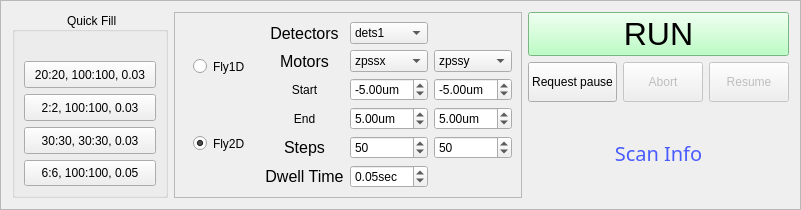
         <widget class="QFrame" name="frame_2">
          <property name="sizePolicy">
           <sizepolicy hsizetype="Preferred" vsizetype="Preferred">
            <horstretch>0</horstretch>
            <verstretch>0</verstretch>
           </sizepolicy>
          </property>
          <property name="frameShape">
           <enum>QFrame::StyledPanel</enum>
          </property>
          <property name="frameShadow">
           <enum>QFrame::Raised</enum>
          </property>
          <layout class="QGridLayout" name="gridLayout_92">
           <item row="0" column="1" rowspan="2">
            <widget class="QFrame" name="frame_3">
             <property name="sizePolicy">
              <sizepolicy hsizetype="Preferred" vsizetype="Preferred">
               <horstretch>0</horstretch>
               <verstretch>0</verstretch>
              </sizepolicy>
             </property>
             <property name="styleSheet">
              <string notr="true"/>
             </property>
             <property name="frameShape">
              <enum>QFrame::StyledPanel</enum>
             </property>
             <property name="frameShadow">
              <enum>QFrame::Raised</enum>
             </property>
             <layout class="QGridLayout" name="gridLayout_8">
              <item row="4" column="2">
               <widget class="QDoubleSpinBox" name="x_end">
                <property name="sizePolicy">
                 <sizepolicy hsizetype="Preferred" vsizetype="Preferred">
                  <horstretch>0</horstretch>
                  <verstretch>0</verstretch>
                 </sizepolicy>
                </property>
                <property name="toolTip">
                 <string>scan range entry</string>
                </property>
                <property name="suffix">
                 <string notr="true">um</string>
                </property>
                <property name="minimum">
                 <double>-15.000000000000000</double>
                </property>
                <property name="maximum">
                 <double>15.000000000000000</double>
                </property>
                <property name="singleStep">
                 <double>1.000000000000000</double>
                </property>
                <property name="value">
                 <double>5.000000000000000</double>
                </property>
               </widget>
              </item>
              <item row="6" column="1">
               <widget class="QLabel" name="label_9">
                <property name="sizePolicy">
                 <sizepolicy hsizetype="Preferred" vsizetype="Preferred">
                  <horstretch>0</horstretch>
                  <verstretch>0</verstretch>
                 </sizepolicy>
                </property>
                <property name="font">
                 <font>
                  <family>Segoe UI</family>
                  <pointsize>12</pointsize>
                  <weight>50</weight>
                  <italic>false</italic>
                  <bold>false</bold>
                 </font>
                </property>
                <property name="text">
                 <string>Dwell Time</string>
                </property>
                <property name="textFormat">
                 <enum>Qt::AutoText</enum>
                </property>
                <property name="scaledContents">
                 <bool>false</bool>
                </property>
                <property name="alignment">
                 <set>Qt::AlignCenter</set>
                </property>
               </widget>
              </item>
              <item row="4" column="1">
               <widget class="QLabel" name="label_18">
                <property name="text">
                 <string>End</string>
                </property>
                <property name="alignment">
                 <set>Qt::AlignCenter</set>
                </property>
               </widget>
              </item>
              <item row="5" column="3">
               <widget class="QSpinBox" name="y_step">
                <property name="sizePolicy">
                 <sizepolicy hsizetype="Preferred" vsizetype="Preferred">
                  <horstretch>0</horstretch>
                  <verstretch>0</verstretch>
                 </sizepolicy>
                </property>
                <property name="toolTip">
                 <string>second motor steps</string>
                </property>
                <property name="minimum">
                 <number>1</number>
                </property>
                <property name="maximum">
                 <number>1000</number>
                </property>
                <property name="singleStep">
                 <number>10</number>
                </property>
                <property name="value">
                 <number>50</number>
                </property>
               </widget>
              </item>
              <item row="6" column="2">
               <widget class="QDoubleSpinBox" name="dwell">
                <property name="sizePolicy">
                 <sizepolicy hsizetype="Preferred" vsizetype="Preferred">
                  <horstretch>0</horstretch>
                  <verstretch>0</verstretch>
                 </sizepolicy>
                </property>
                <property name="toolTip">
                 <string>exposure time per point</string>
                </property>
                <property name="prefix">
                 <string/>
                </property>
                <property name="suffix">
                 <string notr="true">sec</string>
                </property>
                <property name="minimum">
                 <double>0.000000000000000</double>
                </property>
                <property name="maximum">
                 <double>0.500000000000000</double>
                </property>
                <property name="singleStep">
                 <double>0.010000000000000</double>
                </property>
                <property name="value">
                 <double>0.050000000000000</double>
                </property>
               </widget>
              </item>
              <item row="1" column="1">
               <widget class="QLabel" name="label_17">
                <property name="sizePolicy">
                 <sizepolicy hsizetype="Preferred" vsizetype="Preferred">
                  <horstretch>0</horstretch>
                  <verstretch>0</verstretch>
                 </sizepolicy>
                </property>
                <property name="font">
                 <font>
                  <family>Segoe UI</family>
                  <pointsize>12</pointsize>
                  <weight>50</weight>
                  <italic>false</italic>
                  <bold>false</bold>
                 </font>
                </property>
                <property name="text">
                 <string>Detectors</string>
                </property>
                <property name="alignment">
                 <set>Qt::AlignCenter</set>
                </property>
               </widget>
              </item>
              <item row="1" column="0" rowspan="6">
               <widget class="QWidget" name="widget_2" native="true">
                <property name="styleSheet">
                 <string notr="true">font: 14pt &quot;MS Shell Dlg 2&quot;;</string>
                </property>
                <layout class="QVBoxLayout" name="verticalLayout_9">
                 <item>
                  <widget class="QRadioButton" name="rb_1d">
                   <property name="sizePolicy">
                    <sizepolicy hsizetype="Preferred" vsizetype="Preferred">
                     <horstretch>0</horstretch>
                     <verstretch>0</verstretch>
                    </sizepolicy>
                   </property>
                   <property name="toolTip">
                    <string>select for line scan</string>
                   </property>
                   <property name="styleSheet">
                    <string notr="true"/>
                   </property>
                   <property name="text">
                    <string>Fly1D</string>
                   </property>
                   <property name="autoExclusive">
                    <bool>true</bool>
                   </property>
                  </widget>
                 </item>
                 <item>
                  <widget class="QRadioButton" name="rb_2d">
                   <property name="sizePolicy">
                    <sizepolicy hsizetype="Preferred" vsizetype="Preferred">
                     <horstretch>0</horstretch>
                     <verstretch>0</verstretch>
                    </sizepolicy>
                   </property>
                   <property name="toolTip">
                    <string>select for 2D scan</string>
                   </property>
                   <property name="styleSheet">
                    <string notr="true"/>
                   </property>
                   <property name="text">
                    <string>Fly2D</string>
                   </property>
                   <property name="checked">
                    <bool>true</bool>
                   </property>
                   <property name="autoExclusive">
                    <bool>true</bool>
                   </property>
                  </widget>
                 </item>
                </layout>
               </widget>
              </item>
              <item row="4" column="3">
               <widget class="QDoubleSpinBox" name="y_end">
                <property name="sizePolicy">
                 <sizepolicy hsizetype="Preferred" vsizetype="Preferred">
                  <horstretch>0</horstretch>
                  <verstretch>0</verstretch>
                 </sizepolicy>
                </property>
                <property name="toolTip">
                 <string>scan range entry</string>
                </property>
                <property name="suffix">
                 <string notr="true">um</string>
                </property>
                <property name="minimum">
                 <double>-15.000000000000000</double>
                </property>
                <property name="maximum">
                 <double>15.000000000000000</double>
                </property>
                <property name="singleStep">
                 <double>1.000000000000000</double>
                </property>
                <property name="value">
                 <double>5.000000000000000</double>
                </property>
               </widget>
              </item>
              <item row="3" column="2">
               <widget class="QDoubleSpinBox" name="x_start">
                <property name="sizePolicy">
                 <sizepolicy hsizetype="Preferred" vsizetype="Preferred">
                  <horstretch>0</horstretch>
                  <verstretch>0</verstretch>
                 </sizepolicy>
                </property>
                <property name="toolTip">
                 <string>scan range entry</string>
                </property>
                <property name="prefix">
                 <string notr="true"/>
                </property>
                <property name="suffix">
                 <string>um</string>
                </property>
                <property name="minimum">
                 <double>-15.000000000000000</double>
                </property>
                <property name="maximum">
                 <double>15.000000000000000</double>
                </property>
                <property name="singleStep">
                 <double>1.000000000000000</double>
                </property>
                <property name="value">
                 <double>-5.000000000000000</double>
                </property>
               </widget>
              </item>
              <item row="1" column="2">
               <widget class="QComboBox" name="pb_dets">
                <property name="sizePolicy">
                 <sizepolicy hsizetype="Preferred" vsizetype="Preferred">
                  <horstretch>0</horstretch>
                  <verstretch>0</verstretch>
                 </sizepolicy>
                </property>
                <property name="toolTip">
                 <string comment="choose the detector system"/>
                </property>
                <item>
                 <property name="text">
                  <string>dets1</string>
                 </property>
                </item>
                <item>
                 <property name="text">
                  <string>dets2</string>
                 </property>
                </item>
                <item>
                 <property name="text">
                  <string>dets3</string>
                 </property>
                </item>
                <item>
                 <property name="text">
                  <string>dets4</string>
                 </property>
                </item>
                <item>
                 <property name="text">
                  <string>dets_fs</string>
                 </property>
                </item>
               </widget>
              </item>
              <item row="3" column="1">
               <widget class="QLabel" name="label_32">
                <property name="text">
                 <string>Start</string>
                </property>
                <property name="alignment">
                 <set>Qt::AlignCenter</set>
                </property>
               </widget>
              </item>
              <item row="2" column="2">
               <widget class="QComboBox" name="cb_motor1">
                <property name="sizePolicy">
                 <sizepolicy hsizetype="Preferred" vsizetype="Preferred">
                  <horstretch>0</horstretch>
                  <verstretch>0</verstretch>
                 </sizepolicy>
                </property>
                <property name="toolTip">
                 <string>first motor to scan in 2D and Line scan motor</string>
                </property>
                <item>
                 <property name="text">
                  <string>zpssx</string>
                 </property>
                </item>
                <item>
                 <property name="text">
                  <string>zpssy</string>
                 </property>
                </item>
                <item>
                 <property name="text">
                  <string>zpssz</string>
                 </property>
                </item>
               </widget>
              </item>
              <item row="5" column="2">
               <widget class="QSpinBox" name="x_step">
                <property name="sizePolicy">
                 <sizepolicy hsizetype="Preferred" vsizetype="Preferred">
                  <horstretch>0</horstretch>
                  <verstretch>0</verstretch>
                 </sizepolicy>
                </property>
                <property name="toolTip">
                 <string>first motor steps</string>
                </property>
                <property name="minimum">
                 <number>1</number>
                </property>
                <property name="maximum">
                 <number>1000</number>
                </property>
                <property name="singleStep">
                 <number>10</number>
                </property>
                <property name="value">
                 <number>50</number>
                </property>
               </widget>
              </item>
              <item row="3" column="3">
               <widget class="QDoubleSpinBox" name="y_start">
                <property name="enabled">
                 <bool>true</bool>
                </property>
                <property name="sizePolicy">
                 <sizepolicy hsizetype="Preferred" vsizetype="Preferred">
                  <horstretch>0</horstretch>
                  <verstretch>0</verstretch>
                 </sizepolicy>
                </property>
                <property name="toolTip">
                 <string>scan range entry</string>
                </property>
                <property name="prefix">
                 <string notr="true"/>
                </property>
                <property name="suffix">
                 <string>um</string>
                </property>
                <property name="minimum">
                 <double>-15.000000000000000</double>
                </property>
                <property name="maximum">
                 <double>15.000000000000000</double>
                </property>
                <property name="singleStep">
                 <double>1.000000000000000</double>
                </property>
                <property name="value">
                 <double>-5.000000000000000</double>
                </property>
               </widget>
              </item>
              <item row="5" column="1">
               <widget class="QLabel" name="label_5">
                <property name="sizePolicy">
                 <sizepolicy hsizetype="Preferred" vsizetype="Preferred">
                  <horstretch>0</horstretch>
                  <verstretch>0</verstretch>
                 </sizepolicy>
                </property>
                <property name="font">
                 <font>
                  <family>Segoe UI</family>
                  <pointsize>12</pointsize>
                  <weight>50</weight>
                  <italic>false</italic>
                  <bold>false</bold>
                 </font>
                </property>
                <property name="text">
                 <string>Steps</string>
                </property>
                <property name="textFormat">
                 <enum>Qt::AutoText</enum>
                </property>
                <property name="scaledContents">
                 <bool>false</bool>
                </property>
                <property name="alignment">
                 <set>Qt::AlignCenter</set>
                </property>
               </widget>
              </item>
              <item row="2" column="3">
               <widget class="QComboBox" name="cb_motor2">
                <property name="sizePolicy">
                 <sizepolicy hsizetype="Preferred" vsizetype="Preferred">
                  <horstretch>0</horstretch>
                  <verstretch>0</verstretch>
                 </sizepolicy>
                </property>
                <property name="toolTip">
                 <string>second motor in 2D</string>
                </property>
                <item>
                 <property name="text">
                  <string>zpssy</string>
                 </property>
                </item>
                <item>
                 <property name="text">
                  <string>zpssx</string>
                 </property>
                </item>
                <item>
                 <property name="text">
                  <string>zpssz</string>
                 </property>
                </item>
               </widget>
              </item>
              <item row="2" column="1">
               <widget class="QLabel" name="label_2">
                <property name="sizePolicy">
                 <sizepolicy hsizetype="Preferred" vsizetype="Preferred">
                  <horstretch>0</horstretch>
                  <verstretch>0</verstretch>
                 </sizepolicy>
                </property>
                <property name="font">
                 <font>
                  <family>Segoe UI</family>
                  <pointsize>12</pointsize>
                  <weight>50</weight>
                  <italic>false</italic>
                  <bold>false</bold>
                 </font>
                </property>
                <property name="text">
                 <string>Motors</string>
                </property>
                <property name="alignment">
                 <set>Qt::AlignCenter</set>
                </property>
               </widget>
              </item>
             </layout>
            </widget>
           </item>
           <item row="0" column="3">
            <layout class="QGridLayout" name="gridLayout_91">
             <item row="0" column="0">
              <widget class="QPushButton" name="start">
               <property name="sizePolicy">
                <sizepolicy hsizetype="Preferred" vsizetype="Preferred">
                 <horstretch>0</horstretch>
                 <verstretch>0</verstretch>
                </sizepolicy>
               </property>
               <property name="font">
                <font>
                 <family>MS Shell Dlg 2</family>
                 <pointsize>24</pointsize>
                 <weight>50</weight>
                 <italic>false</italic>
                 <bold>false</bold>
                </font>
               </property>
               <property name="toolTip">
                <string>excetute the scan plan</string>
               </property>
               <property name="autoFillBackground">
                <bool>false</bool>
               </property>
               <property name="styleSheet">
                <string notr="true">QPushButton {
	background-color: rgb(167, 255, 180);
	
	font: 24pt &quot;MS Shell Dlg 2&quot;;
	}

QPushButton:hover{ 
	background-color: rgb(255, 255, 0); 
	}

QPushButton:pressed{ 
	background-color: rgb(0, 255, 0); 
	}



</string>
               </property>
               <property name="text">
                <string>RUN</string>
               </property>
              </widget>
             </item>
             <item row="1" column="0">
              <layout class="QGridLayout" name="gridLayout_22">
               <item row="0" column="0">
                <widget class="QPushButton" name="pb_reqPause">
                 <property name="sizePolicy">
                  <sizepolicy hsizetype="Preferred" vsizetype="Preferred">
                   <horstretch>0</horstretch>
                   <verstretch>0</verstretch>
                  </sizepolicy>
                 </property>
                 <property name="text">
                  <string>Request pause</string>
                 </property>
                </widget>
               </item>
               <item row="0" column="1">
                <widget class="QPushButton" name="pb_REAbort">
                 <property name="enabled">
                  <bool>false</bool>
                 </property>
                 <property name="sizePolicy">
                  <sizepolicy hsizetype="Preferred" vsizetype="Preferred">
                   <horstretch>0</horstretch>
                   <verstretch>0</verstretch>
                  </sizepolicy>
                 </property>
                 <property name="text">
                  <string>Abort</string>
                 </property>
                </widget>
               </item>
               <item row="0" column="2">
                <widget class="QPushButton" name="pb_REResume">
                 <property name="enabled">
                  <bool>false</bool>
                 </property>
                 <property name="sizePolicy">
                  <sizepolicy hsizetype="Preferred" vsizetype="Preferred">
                   <horstretch>0</horstretch>
                   <verstretch>0</verstretch>
                  </sizepolicy>
                 </property>
                 <property name="text">
                  <string>Resume</string>
                 </property>
                </widget>
               </item>
              </layout>
             </item>
            </layout>
           </item>
           <item row="1" column="3">
            <widget class="QLabel" name="label_scan_info_calc">
             <property name="sizePolicy">
              <sizepolicy hsizetype="Preferred" vsizetype="Preferred">
               <horstretch>0</horstretch>
               <verstretch>0</verstretch>
              </sizepolicy>
             </property>
             <property name="font">
              <font>
               <family>Modern No. 20</family>
               <pointsize>15</pointsize>
               <weight>50</weight>
               <italic>false</italic>
               <bold>false</bold>
              </font>
             </property>
             <property name="styleSheet">
              <string notr="true">color: rgb(73, 91, 255);
font: 15pt &quot;Modern No. 20&quot;;


</string>
             </property>
             <property name="text">
              <string>Scan Info</string>
             </property>
             <property name="alignment">
              <set>Qt::AlignCenter</set>
             </property>
            </widget>
           </item>
           <item row="0" column="0" rowspan="2">
            <widget class="QGroupBox" name="groupBox_2">
             <property name="sizePolicy">
              <sizepolicy hsizetype="Fixed" vsizetype="Preferred">
               <horstretch>0</horstretch>
               <verstretch>0</verstretch>
              </sizepolicy>
             </property>
             <property name="toolTip">
              <string>Quickly fill the selected parameters above</string>
             </property>
             <property name="styleSheet">
              <string notr="true"/>
             </property>
             <property name="title">
              <string> Quick Fill</string>
             </property>
             <property name="alignment">
              <set>Qt::AlignCenter</set>
             </property>
             <layout class="QGridLayout" name="gridLayout_6">
              <item row="2" column="0">
               <layout class="QVBoxLayout" name="verticalLayout_6">
                <item>
                 <widget class="QPushButton" name="pb_3030">
                  <property name="sizePolicy">
                   <sizepolicy hsizetype="Minimum" vsizetype="Preferred">
                    <horstretch>0</horstretch>
                    <verstretch>0</verstretch>
                   </sizepolicy>
                  </property>
                  <property name="text">
                   <string>  30:30, 30:30, 0.03  </string>
                  </property>
                 </widget>
                </item>
                <item>
                 <widget class="QPushButton" name="pb_66">
                  <property name="sizePolicy">
                   <sizepolicy hsizetype="Minimum" vsizetype="Preferred">
                    <horstretch>0</horstretch>
                    <verstretch>0</verstretch>
                   </sizepolicy>
                  </property>
                  <property name="text">
                   <string>  6:6, 100:100, 0.05  </string>
                  </property>
                 </widget>
                </item>
               </layout>
              </item>
              <item row="1" column="0">
               <layout class="QVBoxLayout" name="verticalLayout_7">
                <item>
                 <widget class="QPushButton" name="pb_2020">
                  <property name="sizePolicy">
                   <sizepolicy hsizetype="Minimum" vsizetype="Preferred">
                    <horstretch>0</horstretch>
                    <verstretch>0</verstretch>
                   </sizepolicy>
                  </property>
                  <property name="text">
                   <string>  20:20, 100:100, 0.03  </string>
                  </property>
                 </widget>
                </item>
                <item>
                 <widget class="QPushButton" name="pb_22">
                  <property name="sizePolicy">
                   <sizepolicy hsizetype="Minimum" vsizetype="Preferred">
                    <horstretch>0</horstretch>
                    <verstretch>0</verstretch>
                   </sizepolicy>
                  </property>
                  <property name="text">
                   <string>  2:2, 100:100, 0.03  </string>
                  </property>
                 </widget>
                </item>
               </layout>
              </item>
              <item row="0" column="0">
               <widget class="QLabel" name="label_136">
                <property name="sizePolicy">
                 <sizepolicy hsizetype="Fixed" vsizetype="Fixed">
                  <horstretch>0</horstretch>
                  <verstretch>0</verstretch>
                 </sizepolicy>
                </property>
                <property name="text">
                 <string/>
                </property>
               </widget>
              </item>
             </layout>
            </widget>
           </item>
          </layout>
         </widget>
